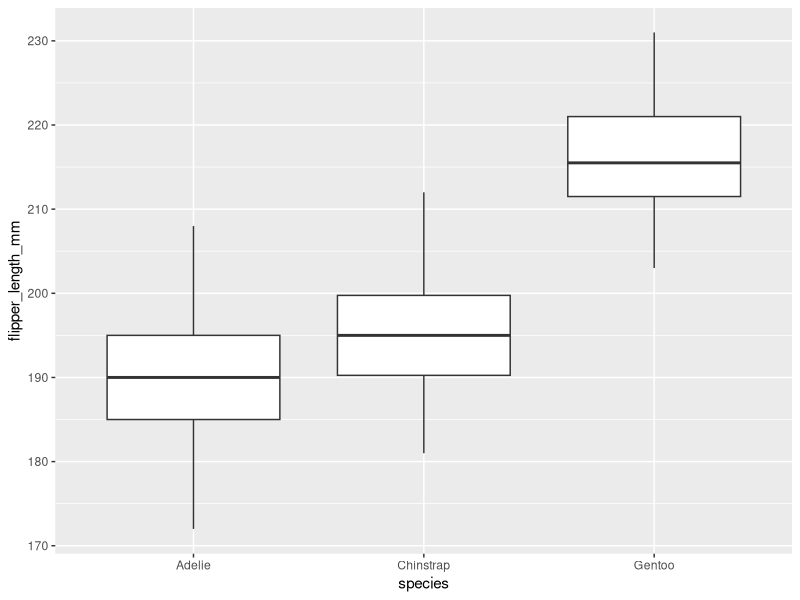
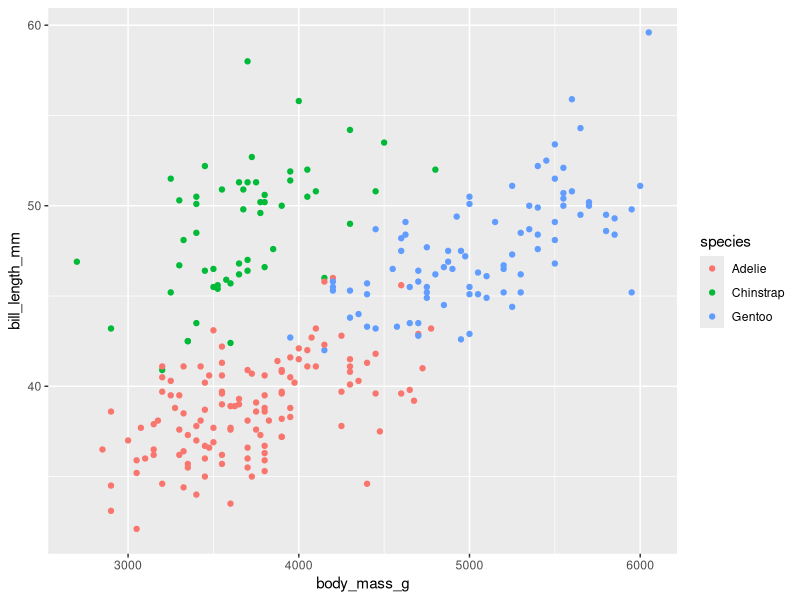

The R source for these figures, in order:
## ---- chunk 1
library(palmerpenguins)
pinguins <- penguins
str(pinguins)
## ---- chunk 2
summary(pinguins)
## ---- chunk 3
pinguins <- na.omit(pinguins)
summary(pinguins)
## ---- chunk 4
set.seed(1359)
pinguins <- pinguins[sample(nrow(pinguins)),]
n <- round(0.8*nrow(pinguins)) # pegando 80% do conj. e jogando no treino

treino <- pinguins[1:n,]
teste <-  pinguins[-(1:n),]
## ---- chunk 5
library(ggplot2)
ggplot(data = treino, mapping = aes(x = species, y = flipper_length_mm)) + geom_boxplot()
## ---- chunk 6
ggplot(data = treino, mapping = aes(x = body_mass_g, y = bill_length_mm, color = species)) + geom_point()
## ---- chunk 7
distancias <- c()
for(k in 1:nrow(treino)){
  distancias[k] <- sqrt((teste$body_mass_g[1] - treino$body_mass_g[k])**2 + (teste$bill_length_mm[1] - treino$bill_length_mm[k])**2)
}
treino$species[order(distancias)[1]]
teste$species[1]

## ---- chunk 8
classificacao <- c()
distancias <- c()
for(j in 1:nrow(teste)){
for(k in 1:nrow(treino)){
  distancias[k] <- sqrt((teste$body_mass_g[j] - treino$body_mass_g[k])**2 + (teste$bill_length_mm[j] - treino$bill_length_mm[k])**2)
  }
  classificacao[j] <- as.character(treino$species[order(distancias)[1]])
}
mean(classificacao == teste$species)
